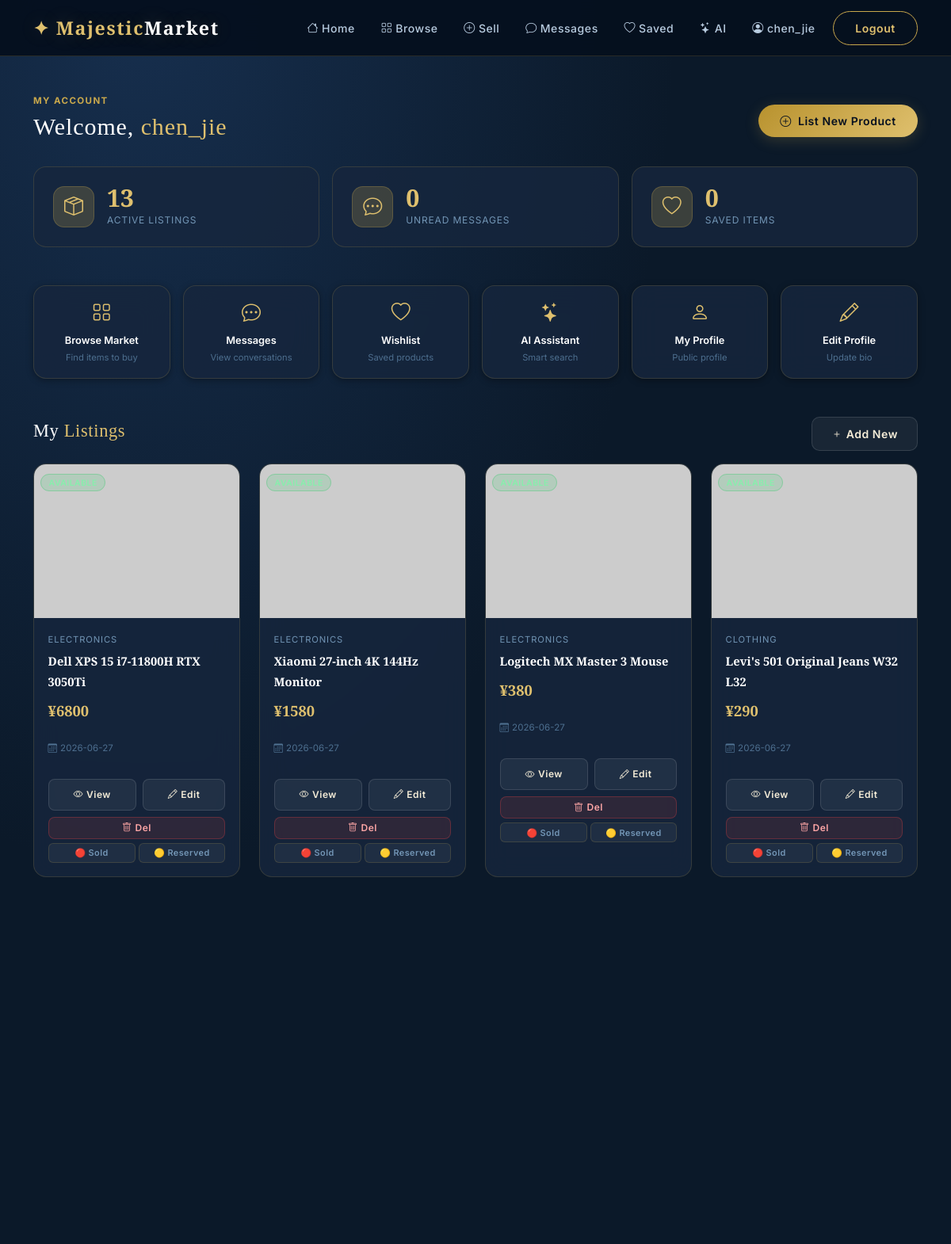
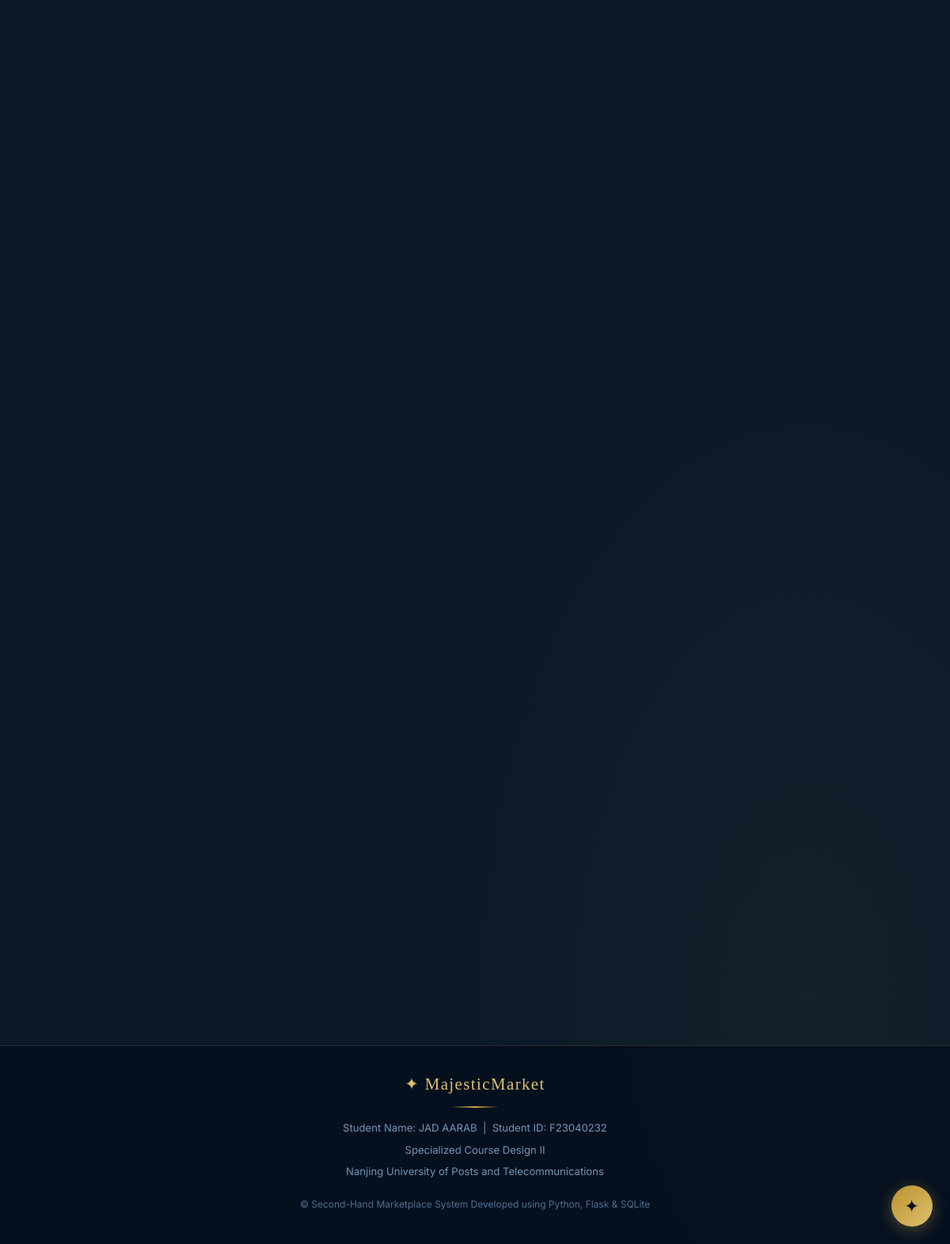
The app's page /dashboard (signed in) with its own data (2 pictures, top to bottom).
### tables this page shows
CREATE TABLE products (
        id          INTEGER PRIMARY KEY AUTOINCREMENT,
        title       TEXT NOT NULL,
        description TEXT NOT NULL,
        category_id INTEGER,
        price       REAL NOT NULL,
        condition   TEXT DEFAULT 'Good',
        status      TEXT DEFAULT 'available',
        image       TEXT DEFAULT '',
        seller_id   INTEGER NOT NULL,
        views       INTEGER DEFAULT 0,
        created_at  TEXT DEFAULT CURRENT_TIMESTAMP,
        FOREIGN KEY (seller_id)   REFERENCES users(id),
        FOREIGN KEY (category_id) REFERENCES categories(id)
    );

CREATE TABLE categories (
        id   INTEGER PRIMARY KEY AUTOINCREMENT,
        name TEXT UNIQUE NOT NULL,
        icon TEXT DEFAULT 'tag'
    );

### app.py (the view)
@app.route('/dashboard')
@login_required
def dashboard():
    uid = session['user_id']
    db = get_db()
    prods = db.execute('''
        SELECT p.*,c.name cat FROM products p
        LEFT JOIN categories c ON p.category_id=c.id
        WHERE p.seller_id=? ORDER BY p.created_at DESC''',(uid,)).fetchall()
    inbox = db.execute(
        'SELECT COUNT(*) c FROM messages WHERE receiver_id=? AND is_read=0',(uid,)).fetchone()['c']
    fav_count = db.execute(
        'SELECT COUNT(*) c FROM favorites WHERE user_id=?',(uid,)).fetchone()['c']
    db.close()
    return render_template('dashboard.html', products=prods,
                           inbox_count=inbox, fav_count=fav_count)

### app.py (called while the page is built)
def get_db():
    conn = sqlite3.connect(DATABASE)
    conn.row_factory = sqlite3.Row
    conn.execute("PRAGMA foreign_keys = ON")
    return conn

def q(sql, params=(), one=False):
    db = get_db()
    cur = db.execute(sql, params)
    result = cur.fetchone() if one else cur.fetchall()
    db.close()
    return result

def login_required(f):
    @wraps(f)
    def dec(*a, **kw):
        if 'user_id' not in session:
            flash('Please log in first.', 'warning')
            return redirect(url_for('login', next=request.path))
        return f(*a, **kw)
    return dec

@app.context_processor
def inject_globals():
    unread = 0
    if session.get('user_id'):
        row = q('SELECT COUNT(*) c FROM messages WHERE receiver_id=? AND is_read=0',
                (session['user_id'],), one=True)
        unread = row['c'] if row else 0
    return dict(unread_count=unread, now=datetime.now())

def product_image_url(image_field):
    if not image_field:
        return 'https://picsum.photos/seed/placeholder/600/450'
    if image_field.startswith('http'):
        return image_field
    if image_field.startswith('/static') or image_field.startswith('static'):
        return '/' + image_field.lstrip('/')
    return url_for('static', filename=f'uploads/{image_field}')

### templates/dashboard.html (shortened to what this page needs)
{% extends "base.html" %}{% block title %}Dashboard — Majestic Market{% endblock %}
{% block content %}
<div class="container" style="padding-top:3rem;padding-bottom:4rem;">
  <div class="d-flex justify-content-between align-items-center mb-4 flex-wrap gap-3">
    <div>
      <span class="sec-label">My Account</span>
      <h1 class="sec-title">Welcome, <span class="acc">{{ session.username }}</span></h1>
    </div>
    {% if session.get('can_upload',True) %}
    <a href="{{ url_for('new_product') }}" class="btn btn-gold"><i class="bi bi-plus-circle me-2"></i>List New Product</a>
    {% else %}
    <div class="badge-glass px-3 py-2"><i class="bi bi-lock me-1"></i>Upload permission revoked</div>
    {% endif %}
  </div>
  <div class="row g-3 mb-5">
    {% for icon,val,lbl in [('box-seam',products|length,'Active Listings'),('chat-dots',inbox_count,'Unread Messages'),('heart',fav_count,'Saved Items')] %}
    <div class="col-md-4">
      <div class="stat-card">
        <div class="stat-icon-wrap"><i class="bi bi-{{ icon }}" style="color:var(--gold-400)"></i></div>
        <div><div class="stat-val">{{ val }}</div><div class="stat-lbl">{{ lbl }}</div></div>
      </div>
    </div>
    {% endfor %}
  </div>
  <div class="row g-3 mb-5">
    {% for icon,lbl,href,desc in [
      ('grid','Browse Market',url_for('products'),'Find items to buy'),
      ('chat-dots','Messages',url_for('messages_inbox'),'View conversations'),
      ('heart','Wishlist',url_for('favorites'),'Saved products'),
      ('stars','AI Assistant',url_for('ai_assistant'),'Smart search'),
      ('person','My Profile',url_for('profile',uid=session.user_id),'Public profile'),
      ('pencil','Edit Profile',url_for('edit_profile'),'Update bio')
    ] %}
    <div class="col-md-2 col-4">
      <a href="{{ href }}" class="glass-card p-3 d-block text-center" style="text-decoration:none;">
        <i class="bi bi-{{ icon }}" style="font-size:1.5rem;color:var(--gold-400);display:block;margin-bottom:.4rem;"></i>
        <p style="color:var(--white);font-size:.8rem;font-weight:600;margin:0;">{{ lbl }}</p>
        <p style="color:var(--text-muted);font-size:.7rem;margin:0;">{{ desc }}</p>
      </a>
    </div>
    {% endfor %}
  </div>
  <div class="d-flex justify-content-between align-items-center mb-3">
    <h2 class="sec-title" style="font-size:1.4rem;">My <span class="acc">Listings</span></h2>
    {% if session.get('can_upload',True) %}
    <a href="{{ url_for('new_product') }}" class="btn btn-glass btn-sm"><i class="bi bi-plus me-1"></i>Add New</a>
    {% endif %}
  </div>
  {% if products %}
  <div class="row g-4">
    {% for p in products %}
    <div class="col-xl-3 col-lg-4 col-md-6">
      <div class="product-card">
        <div class="pc-img-wrap">
          <img src="{{ product_image_url(p.image) }}" class="pc-img" alt="{{ p.title }}" loading="lazy" onerror="this.src='https://picsum.photos/seed/d{{ p.id }}/600/450'"/>
          <div style="position:absolute;top:.5rem;left:.5rem;">
            {% if p.status=='available' %}<span class="badge-available">Available</span>
            {% elif p.status=='sold' %}<span class="badge-sold">Sold</span>
            {% else %}<span class="badge-reserved">Reserved</span>{% endif %}
          </div>
        </div>
        <div class="pc-body">
          <p class="pc-cat">{{ p.cat or 'Other' }}</p>
          <p class="pc-title">{{ p.title }}</p>
          <p class="pc-price">¥{{ '%.0f'|format(p.price) }}</p>
          <p style="color:var(--text-muted);font-size:.72rem;margin-top:.3rem;"><i class="bi bi-calendar3 me-1"></i>{{ p.created_at[:10] }}</p>
          <div class="pc-actions flex-wrap">
            <a href="{{ url_for('product_detail',pid=p.id) }}" class="btn btn-glass btn-sm flex-fill" style="font-size:.75rem;border-radius:8px;"><i class="bi bi-eye me-1"></i>View</a>
            <a href="{{ url_for('edit_product',pid=p.id) }}" class="btn btn-glass btn-sm flex-fill" style="font-size:.75rem;border-radius:8px;"><i class="bi bi-pencil me-1"></i>Edit</a>
            <form method="post" action="{{ url_for('delete_product',pid=p.id) }}" style="flex:1;min-width:60px;">
              <button type="submit" class="btn btn-danger-soft btn-sm w-100 confirm-delete" data-confirm="Delete '{{ p.title }}'?" style="font-size:.75rem;border-radius:8px;"><i class="bi bi-trash me-1"></i>Del</button>
            </form>
          </div>
          <div class="d-flex gap-1 mt-1 flex-wrap">
            {% for s,lbl in [('available','✅ Available'),('sold','🔴 Sold'),('reserved','🟡 Reserved')] %}
            {% if p.status != s %}
            <form method="post" action="{{ url_for('update_status',pid=p.id,new_status=s) }}" style="flex:1;">
              <button class="btn btn-sm w-100" style="font-size:.68rem;padding:.2rem .3rem;border-radius:6px;background:rgba(255,255,255,.05);border:1px solid var(--glass-border);color:var(--text-3);">{{ lbl }}</button>
            </form>
            {% endif %}
            {% endfor %}
          </div>
        </div>
      </div>
    </div>
    {% endfor %}
  </div>
  {% endif %}
</div>
{% endblock %}

### templates/base.html (shortened to what this page needs)
<!DOCTYPE html>
<html lang="en">
<head>
  <link href="https://cdn.jsdelivr.net/npm/bootstrap@5.3.2/dist/css/bootstrap.min.css" rel="stylesheet"/>
  <link href="https://cdn.jsdelivr.net/npm/bootstrap-icons@1.11.3/font/bootstrap-icons.min.css" rel="stylesheet"/>
  <link href="{{ url_for('static',filename='css/style.css') }}" rel="stylesheet"/>
</head>
<body>
<nav class="navbar navbar-expand-lg">
  <div class="container">
    <a class="navbar-brand" href="{{ url_for('index') }}">✦ Majestic<span>Market</span></a>
    <div class="collapse navbar-collapse" id="navMenu">
      <ul class="navbar-nav ms-auto align-items-center gap-1">
        <li class="nav-item"><a class="nav-link" href="{{ url_for('index') }}"><i class="bi bi-house me-1"></i>Home</a></li>
        <li class="nav-item"><a class="nav-link" href="{{ url_for('products') }}"><i class="bi bi-grid me-1"></i>Browse</a></li>
        {% if session.get('user_id') %}
          {% if session.get('can_upload',True) %}
          <li class="nav-item"><a class="nav-link" href="{{ url_for('new_product') }}"><i class="bi bi-plus-circle me-1"></i>Sell</a></li>
          {% endif %}
          <li class="nav-item" style="position:relative;">
            <a class="nav-link" href="{{ url_for('messages_inbox') }}">
              <i class="bi bi-chat me-1"></i>Messages
            </a>
          </li>
          <li class="nav-item"><a class="nav-link" href="{{ url_for('favorites') }}"><i class="bi bi-heart me-1"></i>Saved</a></li>
          <li class="nav-item"><a class="nav-link" href="{{ url_for('ai_assistant') }}"><i class="bi bi-stars me-1"></i>AI</a></li>
          <li class="nav-item"><a class="nav-link" href="{{ url_for('dashboard') }}"><i class="bi bi-person-circle me-1"></i>{{ session.username }}</a></li>
          <li class="nav-item ms-1"><a class="btn btn-outline-gold btn-sm" href="{{ url_for('logout') }}">Logout</a></li>
        {% else %}
          <li class="nav-item ms-1"><a class="btn btn-glass btn-sm" href="{{ url_for('login') }}">Login</a></li>
          <li class="nav-item ms-1"><a class="btn btn-gold btn-sm" href="{{ url_for('register') }}">Register</a></li>
        {% endif %}
      </ul>
    </div>
  </div>
</nav>
{% block content %}{% endblock %}
<a href="{{ url_for('ai_assistant') }}" id="ai-fab" title="AI Assistant">✦</a>
<footer>
  <div class="container footer-inner">
    <div class="footer-brand">✦ MajesticMarket</div>
    <div class="footer-line"></div>
    <div class="footer-info">
      <p>Student Name: JAD AARAB &nbsp;|&nbsp; Student ID: F23040232</p>
      <p>Specialized Course Design II</p>
      <p>Nanjing University of Posts and Telecommunications</p>
    </div>
    <p class="footer-copy">© Second-Hand Marketplace System
Developed using Python, Flask & SQLite</p>
  </div>
</footer>
</body>
</html>

### records on screen
products: name "ELECTRONICS", title "Dell XPS 15 i7-11800H RTX 3050Ti", price "6800", created_at "2026-06-27", lbl "🔴 Sold" "🟡 Reserved"
products: name "ELECTRONICS", title "Xiaomi 27-inch 4K 144Hz Monitor", price "1580", created_at "2026-06-27", lbl "🔴 Sold" "🟡 Reserved"
products: name "ELECTRONICS", title "Logitech MX Master 3 Mouse", price "380", created_at "2026-06-27", lbl "🔴 Sold" "🟡 Reserved"
products: name "CLOTHING", title "Levi's 501 Original Jeans W32 L32", price "290", created_at "2026-06-27", lbl "🔴 Sold" "🟡 Reserved"

### other values on screen
{{ session.username }} "chen_jie"
{{ val }} "13" "0" "0"
{{ lbl }} "ACTIVE LISTINGS" "UNREAD MESSAGES" "SAVED ITEMS"
{{ lbl }} "Browse Market" "Messages" "Wishlist" "AI Assistant" "My Profile" "Edit Profile"
{{ desc }} "Find items to buy" "View conversations" "Saved products" "Smart search" "Public profile" "Update bio"
